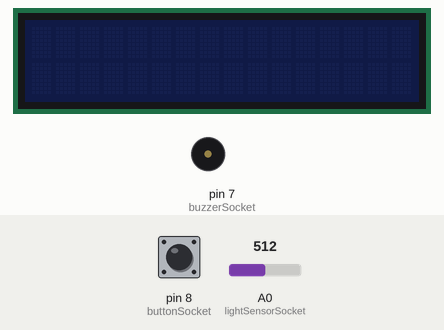
A sketch run on a simulated Arduino Uno, built with avr-gcc and run on an emulated ATmega328P. On the bench: 16×2 character LCD, buzzer (waves = sounding, pin HIGH). Inputs (shaded band) come from the test bench; at power-on: A0 (lightSensorSocket) = 512, pin 8 (buttonSocket) LOW.

Above: at 1.2 s.
1.3 s: A0 (lightSensorSocket) set to 265
2.8 s: A0 (lightSensorSocket) set to 242
At 2.99 s:
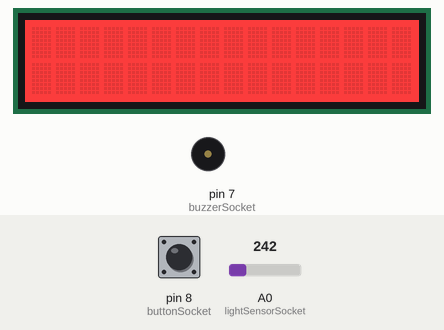
4.9 s: pin 8 (buttonSocket) pulled HIGH for 1 s
At 5.6 s:
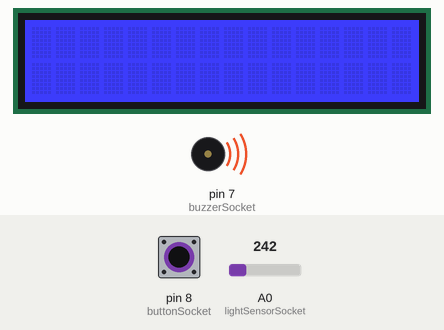
7.4 s: pin 8 (buttonSocket) pulled HIGH for 3.2 s
At 8.39 s:
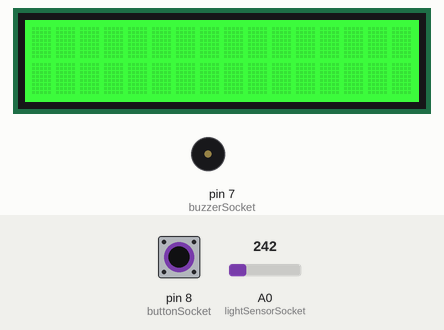
Timing chart, 0 to 11.8 s (numbered marks = the images above; inputs shaded):
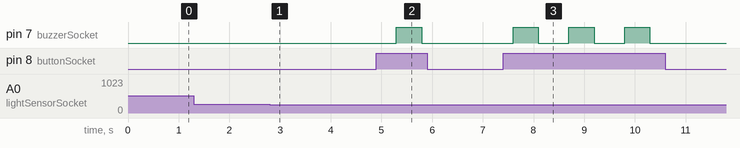

Measured:
- the behaviour switches between 250 and 249 on A0 (lightSensorSocket) (found by bisection; images 0 and 1)
- after the input at 1.3 s, every drawn part: stays the same
- after the input at 4.9 s, pin 7 (buzzerSocket): LOW → HIGH after 0.40 s, → LOW 0.50 s later
- after the input at 7.4 s, pin 7 (buzzerSocket): alternates HIGH for 0.50 s and LOW for 0.60 s, 6 changes in all, then stays LOW, starting after 0.20 s

The sketch:

lcd_lightsensor_btn_alarm.ino
```cpp
#include <Wire.h>
#include "rgb_lcd.h"

#define lightSensorSocket A0
#define buttonSocket 8
#define buzzerSocket 7

rgb_lcd lcd;
const int colorR = 0;
const int colorG = 0;
const int colorB = 0;
int delayTime = 200;
int lowTrigger = 250;  //<- Change to YOUR measured value
int highTrigger = 300; //<- Change to YOUR measured value
int lightAmount;
int state;

void setup() {
  pinMode(buttonSocket, INPUT);
  pinMode(buzzerSocket, OUTPUT);
  lcd.begin(16, 2);
  lcd.setRGB(colorR, colorG, colorB);
  clearScreen();
}
void loop() {
  // put your main code here, to run repeatedly:


  lightAmount = analogRead(lightSensorSocket);
  if (lightAmount < lowTrigger) {
    state = 1;
  } if (lightAmount > highTrigger) {
    state = 0;
  }

  if (state) {
    lcd.setRGB(255 , 0, 0);
    delay(delayTime);
    lcd.setRGB(0 , 255, 0);
    delay(delayTime);
    lcd.setRGB(0 , 0, 255);
  } else {
    lcd.setRGB(0 , 0, 0);
  }

  delay(delayTime);
  if (digitalRead(buttonSocket)) {
    digitalWrite(buzzerSocket, HIGH);
    delay(500);
    digitalWrite(buzzerSocket, LOW);
  } else {
    digitalWrite(buzzerSocket, LOW);
  }
}

void clearScreen() {
  lcd.setCursor(0, 0);
  lcd.print("                ");
  lcd.setCursor(0, 1);
  lcd.print("                ");
}
```
